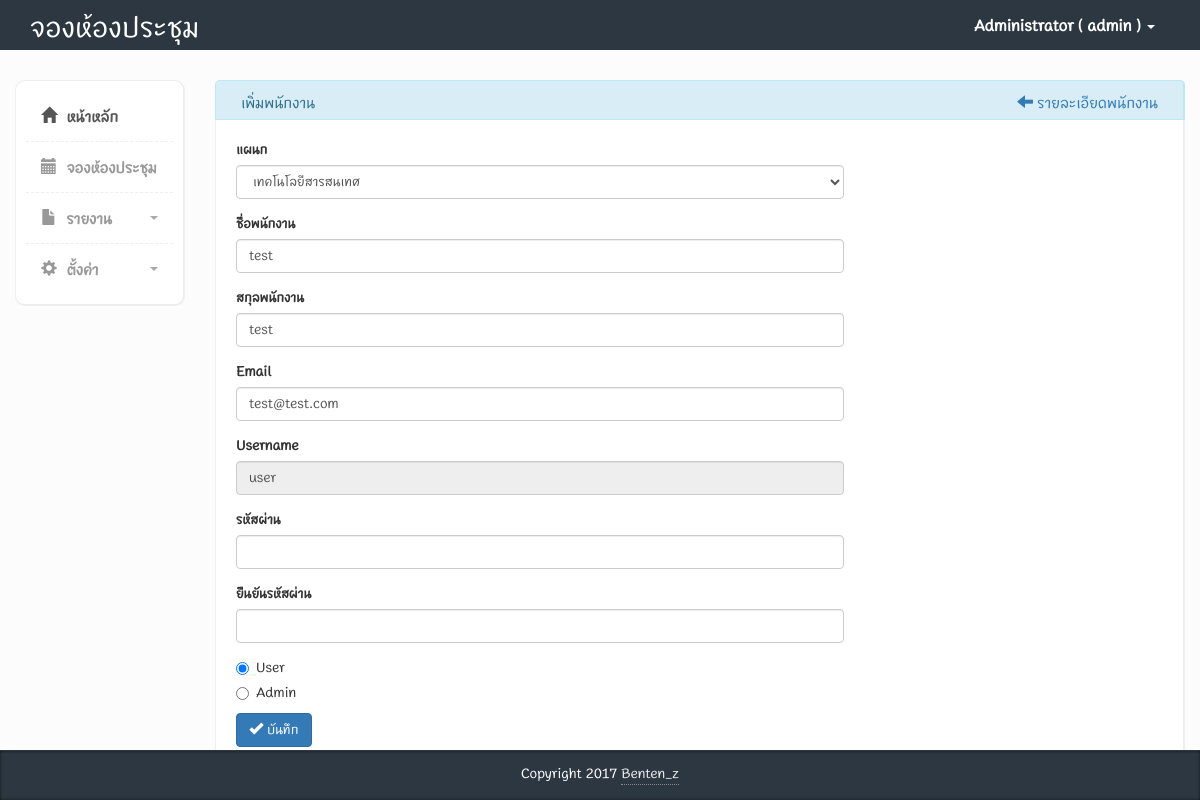
Screenshot of /frm_edit_users.php?user_id=2 (signed in) with the database file from the repository.
### tables this page shows
CREATE TABLE `tbl_users` (
  `user_id` int(11) NOT NULL AUTO_INCREMENT,
  `user_username` varchar(255) DEFAULT NULL,
  `user_password` varchar(255) DEFAULT NULL,
  `user_firstname` varchar(255) DEFAULT NULL,
  `user_lastname` varchar(255) DEFAULT NULL,
  `user_email` varchar(255) DEFAULT NULL,
  `user_status` varchar(255) DEFAULT NULL,
  `department_id` int(11) DEFAULT NULL,
  PRIMARY KEY (`user_id`)
);

### session.php (called while the page is built, shortened)
<?php
require 'ConnectDB.php';
$session_login_id = $_SESSION['login_id'];
$qry_user = "SELECT * FROM tbl_users WHERE user_id='$session_login_id'";
$result_user = mysqli_query($con, $qry_user);
if ($result_user) {
    $row_user = mysqli_fetch_assoc($result_user);
    $s_login_username = $row_user['user_username'];
    $s_login_firstname = $row_user['user_firstname'];
}

### set_session.php (called while the page is built, shortened)
<?php
require './session.php';
?>

### frm_edit_users.php (the view, shortened to what this page needs)
<?php
include("set_session.php");
?>
<?php require("ConnectDB.php"); ?>
<?php
$user_id = mysqli_real_escape_string($con, $_GET['user_id']);
$sql_select_user = "SELECT * FROM tbl_users WHERE user_id = '$user_id'";
$result_select_user = mysqli_query($con, $sql_select_user);
$row_select_user = mysqli_fetch_assoc($result_select_user);
?>
<!DOCTYPE html>
<html>
    <?php include("head.php") ?>
    <body>
        <?php include("header.php") ?>
        <div class="page-content">
            <div class="row">
                <div class="col-md-2">
                    <?php include("sitebar.php") ?>
                </div>
                <div class="col-md-10">
                    <div class="row">
                        <div class="col-md-12 panel-info">
                            <div class="content-box-header panel-heading">
                                <div class="panel-title ">เพิ่มพนักงาน</div>
                                <div class="panel-options">
                                    <a href="users.php"><i class="glyphicon glyphicon-arrow-left"></i> รายละเอียดพนักงาน</a>
                                </div>
                            </div>
                            <div class="content-box-large box-with-header">
                                <div class="row">
                                    <div class="col-md-8">
                                        <form id="form1" action="edit_users.php" method="POST" enctype="multipart/form-data" novalidate>
                                            <fieldset>
                                                <?php
                                                $sql_depart = "SELECT * FROM tbl_department";
                                                $result_depart = mysqli_query($con, $sql_depart);
                                                ?>
                                                <div class="form-group">
                                                    <label for="room_name">แผนก</label>
                                                    <select name="department_id" id="department_id" class="form-control" data-validation="required">
                                                        <?php
                                                        while ($row_depart = mysqli_fetch_row($result_depart)) {
                                                            if ($row_select_user['department_id'] === $row_depart[0]) {
                                                                echo '<option value=' . $row_depart[0] . ' selected> ' . $row_depart[1] . ' </option>';
                                                            } else {
                                                                echo '<option value=' . $row_depart[0] . '> ' . $row_depart[1] . ' </option>';
                                                            }
                                                        }
                                                        ?>
                                                    </select>
                                                </div>
                                                <div class="form-group">
                                                    <label for="user_firstname">ชื่อพนักงาน</label>
                                                    <input id="user_firstname" name="user_firstname" class="form-control" type="text" value="<?php echo $row_select_user['user_firstname']; ?>" data-validation="required">
                                                </div>
                                                <div class="form-group">
                                                    <label for="user_lastname">สกุลพนักงาน</label>
                                                    <input id="user_lastname" name="user_lastname" class="form-control" type="text" value="<?php echo $row_select_user['user_lastname']; ?>" data-validation="required">
                                                </div>
                                                <div class="form-group">
                                                    <label for="user_email">Email</label>
                                                    <input id="user_email" name="user_email" class="form-control" type="text" value="<?php echo $row_select_user['user_email']; ?>" data-validation="email">
                                                </div>
                                                <div class="form-group">
                                                    <label for="user_username">Username</label>
                                                    <input class="form-control" type="text" value="<?php echo $row_select_user['user_username']; ?>" data-validation="required" disabled>
                                                </div>
                                                <div class="form-group">
                                                    <label for="user_password">รหัสผ่าน</label>
                                                    <input id="user_password" name="user_password" class="form-control" type="password" >
                                                </div>
                                                <div class="form-group">
                                                    <label for="user_password1">ยืนยันรหัสผ่าน</label>
                                                    <input id="user_password1" nae="user_password1" class="form-control" type="password" data-validation="confirmation" data-validation-confirm="user_password">
                                                </div>
                                                <div class="radio">
                                                    <label>
                                                        <?php
                                                        if ($row_select_user['user_status'] == 'user') {
                                                            echo '<input type="radio" name="user_status" id="radio1" value="user" checked>';
                                                        } else {
                                                            echo '<input type="radio" name="user_status" id="radio1" value="user">';
                                                        }
                                                        ?>
                                                        User
                                                    </label>
                                                </div>
                                                <div class="radio">
                                                    <label>
                                                        <?php
                                                        if ($row_select_user['user_status'] == 'admin') {
                                                            echo '<input type="radio" name="user_status" id="radio1" value="admin" checked>';
                                                        } else {
                                                            echo '<input type="radio" name="user_status" id="radio1" value="admin">';
                                                        }
                                                        ?>
                                                        Admin
                                                    </label>
                                                </div>
                                            </fieldset>
                                            <div>
                                                <button id="btn1"  class="btn btn-primary" type="submit">
                                                    <i class="glyphicon glyphicon-ok"></i>
                                                    บันทึก
                                                </button>
                                            </div>
                                        </form>
                                    </div>
                                </div>
                            </div>
                        </div>
                    </div>
                </div>
            </div>
        </div>
        <?php include("footer.php") ?>
    </body>
</html>

### header.php (shortened to what this page needs)
<div class="header">
    <div class="container">
        <div class="row">
            <div class="col-md-5">
                <div class="logo">
                    <h1><a href="index.php">จองห้องประชุม</a></h1>
                </div>
            </div>
            <div class="col-md-7">
                <div class="navbar navbar-inverse" role="banner">
                    <nav class=" navbar-collapse bs-navbar-collapse navbar-right" role="navigation">
                        <ul class="nav navbar-nav">
                            <li class="dropdown">
                                <a href="#" class="dropdown-toggle" data-toggle="dropdown"><?php echo $s_login_firstname . "  ( " . $s_login_username . " ) "; ?> <b class="caret"></b></a>
                            </li>
                        </ul>
                    </nav>
                </div>
            </div>
        </div>
    </div>
</div>

### css/styles.css (style rules this page uses)
body { font-family: 'BoonJot-v1.0', sans-serif; background-color: #f7f7f7; position: relative; margin: 0px; font-size: 14px; padding: 0px; }
.page-content > .row { margin-left: 0px !important; margin-right: 0px !important; margin-top: 30px; }
.header { height:50px; background-color: #2c3742; }
.header .logo h1 { font-size:30px; margin:0px; padding:10px 0px; }
.header .logo h1 a { color:#fff; font-family: 'BoonJot-v1.0', sans-serif; }
.header .navbar * { box-shadow:none !important; }
.header .navbar { background:none !important; border:0px !important; }
.header .navbar .nav > li > a { color:#fff !important; font-size:16px !important; border-bottom:0px !important; margin-top:0px !important; font-weight:bold; }
.header .navbar-collapse { border:0px !important; }
.header .navbar-nav .caret { border-top-color:#fff !important; border-bottom-color:#fff !important; }
.content-box, .content-box-large { margin-bottom:30px; background:#fff; border-radius:10px; padding:10px; border-left:1px solid #eee; border-top:1px solid #eee; border-right:2px solid #eee; border-bottom:2px solid #eee; }
.content-box-large { padding: 20px; }
.box-with-header { border-top: none; border-top-left-radius:0px; border-top-right-radius:0px; }
.content-box-header { min-height: 40px; font-size: 16px; background:#f5f5f5; border-top-left-radius:5px; border-top-right-radius:5px; padding:10px; border-left:1px solid #eee; border-top:1px solid #eee; border-right:2px solid #eee; }
.content-box-header:after { clear:both; }
body { background-color: #eff0f3; }
.panel-heading>.panel-title, .content-box-header .panel-title { float: left; padding: 10px 15px; padding-top: 0px; }
.panel-heading>.panel-options, .content-box-header .panel-options { float: right; padding-right: 15px; }
.panel-heading>.panel-options>a, .content-box-header .panel-options>a { margin-top: 10px; }

### rows the page displays
tbl_users: user_firstname "Administrator", user_username "admin"
tbl_users: user_firstname "test", user_lastname "test", user_email "test@test.com", user_username "user"

### other values shown
form field department_id "เทคโนโลยีสารสนเทศ"
